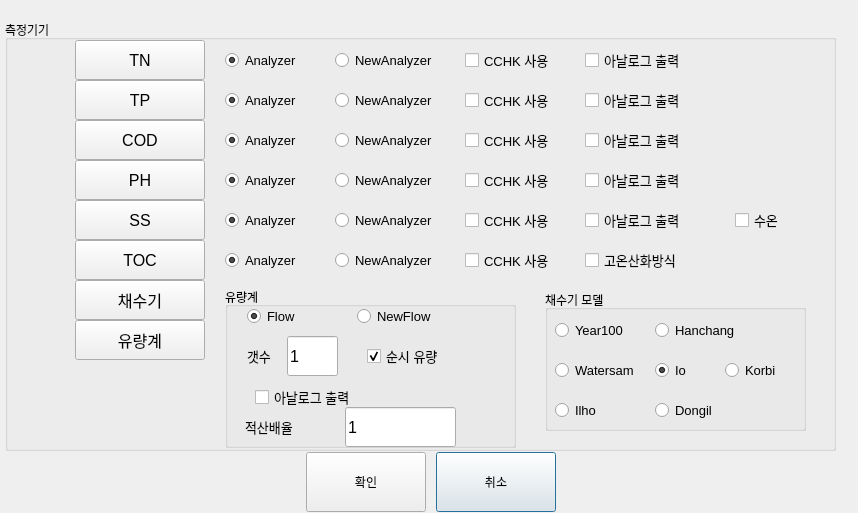
<?xml version="1.0" encoding="UTF-8"?>
<ui version="4.0">
 <class>SensorSelect</class>
 <widget class="QDialog" name="SensorSelect">
  <property name="geometry">
   <rect>
    <x>0</x>
    <y>0</y>
    <width>858</width>
    <height>513</height>
   </rect>
  </property>
  <property name="windowTitle">
   <string>Dialog</string>
  </property>
  <widget class="QPushButton" name="cancel">
   <property name="geometry">
    <rect>
     <x>436</x>
     <y>452</y>
     <width>120</width>
     <height>60</height>
    </rect>
   </property>
   <property name="text">
    <string>취소</string>
   </property>
  </widget>
  <widget class="QPushButton" name="ok">
   <property name="geometry">
    <rect>
     <x>306</x>
     <y>452</y>
     <width>120</width>
     <height>60</height>
    </rect>
   </property>
   <property name="text">
    <string>확인</string>
   </property>
  </widget>
  <widget class="QGroupBox" name="groupBox">
   <property name="geometry">
    <rect>
     <x>5</x>
     <y>20</y>
     <width>831</width>
     <height>431</height>
    </rect>
   </property>
   <property name="title">
    <string>측정기기</string>
   </property>
   <widget class="QPushButton" name="SAMPLER">
    <property name="geometry">
     <rect>
      <x>70</x>
      <y>260</y>
      <width>130</width>
      <height>40</height>
     </rect>
    </property>
    <property name="font">
     <font>
      <pointsize>12</pointsize>
     </font>
    </property>
    <property name="text">
     <string>채수기</string>
    </property>
    <property name="checkable">
     <bool>true</bool>
    </property>
   </widget>
   <widget class="QPushButton" name="TN">
    <property name="geometry">
     <rect>
      <x>70</x>
      <y>20</y>
      <width>130</width>
      <height>40</height>
     </rect>
    </property>
    <property name="font">
     <font>
      <pointsize>12</pointsize>
     </font>
    </property>
    <property name="text">
     <string>TN</string>
    </property>
    <property name="checkable">
     <bool>true</bool>
    </property>
   </widget>
   <widget class="QPushButton" name="COD">
    <property name="geometry">
     <rect>
      <x>70</x>
      <y>100</y>
      <width>130</width>
      <height>40</height>
     </rect>
    </property>
    <property name="font">
     <font>
      <pointsize>12</pointsize>
     </font>
    </property>
    <property name="text">
     <string>COD</string>
    </property>
    <property name="checkable">
     <bool>true</bool>
    </property>
   </widget>
   <widget class="QPushButton" name="FLOW">
    <property name="geometry">
     <rect>
      <x>70</x>
      <y>300</y>
      <width>130</width>
      <height>40</height>
     </rect>
    </property>
    <property name="font">
     <font>
      <pointsize>12</pointsize>
     </font>
    </property>
    <property name="text">
     <string>유량계</string>
    </property>
    <property name="checkable">
     <bool>true</bool>
    </property>
   </widget>
   <widget class="QPushButton" name="TP">
    <property name="geometry">
     <rect>
      <x>70</x>
      <y>60</y>
      <width>130</width>
      <height>40</height>
     </rect>
    </property>
    <property name="font">
     <font>
      <pointsize>12</pointsize>
     </font>
    </property>
    <property name="text">
     <string>TP</string>
    </property>
    <property name="checkable">
     <bool>true</bool>
    </property>
   </widget>
   <widget class="QPushButton" name="PH">
    <property name="geometry">
     <rect>
      <x>70</x>
      <y>140</y>
      <width>130</width>
      <height>40</height>
     </rect>
    </property>
    <property name="font">
     <font>
      <pointsize>12</pointsize>
     </font>
    </property>
    <property name="text">
     <string>PH</string>
    </property>
    <property name="checkable">
     <bool>true</bool>
    </property>
   </widget>
   <widget class="QPushButton" name="SS">
    <property name="geometry">
     <rect>
      <x>70</x>
      <y>180</y>
      <width>130</width>
      <height>40</height>
     </rect>
    </property>
    <property name="font">
     <font>
      <pointsize>12</pointsize>
     </font>
    </property>
    <property name="text">
     <string>SS</string>
    </property>
    <property name="checkable">
     <bool>true</bool>
    </property>
   </widget>
   <widget class="QToolButton" name="TOC">
    <property name="geometry">
     <rect>
      <x>70</x>
      <y>220</y>
      <width>130</width>
      <height>40</height>
     </rect>
    </property>
    <property name="font">
     <font>
      <pointsize>12</pointsize>
     </font>
    </property>
    <property name="text">
     <string>TOC</string>
    </property>
    <property name="checkable">
     <bool>true</bool>
    </property>
   </widget>
   <widget class="QRadioButton" name="tnOld">
    <property name="geometry">
     <rect>
      <x>220</x>
      <y>20</y>
      <width>89</width>
      <height>40</height>
     </rect>
    </property>
    <property name="font">
     <font>
      <pointsize>10</pointsize>
     </font>
    </property>
    <property name="text">
     <string>Analyzer</string>
    </property>
    <property name="checked">
     <bool>true</bool>
    </property>
    <attribute name="buttonGroup">
     <string notr="true">TnGroup</string>
    </attribute>
   </widget>
   <widget class="QRadioButton" name="tnNew">
    <property name="geometry">
     <rect>
      <x>330</x>
      <y>20</y>
      <width>120</width>
      <height>40</height>
     </rect>
    </property>
    <property name="font">
     <font>
      <pointsize>10</pointsize>
     </font>
    </property>
    <property name="text">
     <string>NewAnalyzer</string>
    </property>
    <attribute name="buttonGroup">
     <string notr="true">TnGroup</string>
    </attribute>
   </widget>
   <widget class="QRadioButton" name="tpOld">
    <property name="geometry">
     <rect>
      <x>220</x>
      <y>60</y>
      <width>89</width>
      <height>40</height>
     </rect>
    </property>
    <property name="font">
     <font>
      <pointsize>10</pointsize>
     </font>
    </property>
    <property name="text">
     <string>Analyzer</string>
    </property>
    <property name="checked">
     <bool>true</bool>
    </property>
    <attribute name="buttonGroup">
     <string notr="true">TpGroup</string>
    </attribute>
   </widget>
   <widget class="QRadioButton" name="tpNew">
    <property name="geometry">
     <rect>
      <x>330</x>
      <y>60</y>
      <width>120</width>
      <height>40</height>
     </rect>
    </property>
    <property name="font">
     <font>
      <pointsize>10</pointsize>
     </font>
    </property>
    <property name="text">
     <string>NewAnalyzer</string>
    </property>
    <attribute name="buttonGroup">
     <string notr="true">TpGroup</string>
    </attribute>
   </widget>
   <widget class="QRadioButton" name="codNew">
    <property name="geometry">
     <rect>
      <x>330</x>
      <y>100</y>
      <width>120</width>
      <height>40</height>
     </rect>
    </property>
    <property name="font">
     <font>
      <pointsize>10</pointsize>
     </font>
    </property>
    <property name="text">
     <string>NewAnalyzer</string>
    </property>
    <attribute name="buttonGroup">
     <string notr="true">CodGroup</string>
    </attribute>
   </widget>
   <widget class="QRadioButton" name="codOld">
    <property name="geometry">
     <rect>
      <x>220</x>
      <y>100</y>
      <width>89</width>
      <height>40</height>
     </rect>
    </property>
    <property name="font">
     <font>
      <pointsize>10</pointsize>
     </font>
    </property>
    <property name="text">
     <string>Analyzer</string>
    </property>
    <property name="checked">
     <bool>true</bool>
    </property>
    <attribute name="buttonGroup">
     <string notr="true">CodGroup</string>
    </attribute>
   </widget>
   <widget class="QRadioButton" name="phNew">
    <property name="geometry">
     <rect>
      <x>330</x>
      <y>140</y>
      <width>120</width>
      <height>40</height>
     </rect>
    </property>
    <property name="font">
     <font>
      <pointsize>10</pointsize>
     </font>
    </property>
    <property name="text">
     <string>NewAnalyzer</string>
    </property>
    <attribute name="buttonGroup">
     <string notr="true">PhGroup</string>
    </attribute>
   </widget>
   <widget class="QRadioButton" name="phOld">
    <property name="geometry">
     <rect>
      <x>220</x>
      <y>140</y>
      <width>89</width>
      <height>40</height>
     </rect>
    </property>
    <property name="font">
     <font>
      <pointsize>10</pointsize>
     </font>
    </property>
    <property name="text">
     <string>Analyzer</string>
    </property>
    <property name="checked">
     <bool>true</bool>
    </property>
    <attribute name="buttonGroup">
     <string notr="true">PhGroup</string>
    </attribute>
   </widget>
   <widget class="QRadioButton" name="ssNew">
    <property name="geometry">
     <rect>
      <x>330</x>
      <y>180</y>
      <width>120</width>
      <height>40</height>
     </rect>
    </property>
    <property name="font">
     <font>
      <pointsize>10</pointsize>
     </font>
    </property>
    <property name="text">
     <string>NewAnalyzer</string>
    </property>
    <attribute name="buttonGroup">
     <string notr="true">SsGroup</string>
    </attribute>
   </widget>
   <widget class="QRadioButton" name="ssOld">
    <property name="geometry">
     <rect>
      <x>220</x>
      <y>180</y>
      <width>89</width>
      <height>40</height>
     </rect>
    </property>
    <property name="font">
     <font>
      <pointsize>10</pointsize>
     </font>
    </property>
    <property name="text">
     <string>Analyzer</string>
    </property>
    <property name="checked">
     <bool>true</bool>
    </property>
    <attribute name="buttonGroup">
     <string notr="true">SsGroup</string>
    </attribute>
   </widget>
   <widget class="QRadioButton" name="tocNew">
    <property name="geometry">
     <rect>
      <x>330</x>
      <y>220</y>
      <width>120</width>
      <height>40</height>
     </rect>
    </property>
    <property name="font">
     <font>
      <pointsize>10</pointsize>
     </font>
    </property>
    <property name="text">
     <string>NewAnalyzer</string>
    </property>
    <attribute name="buttonGroup">
     <string notr="true">TocGroup</string>
    </attribute>
   </widget>
   <widget class="QRadioButton" name="tocOld">
    <property name="geometry">
     <rect>
      <x>220</x>
      <y>220</y>
      <width>89</width>
      <height>40</height>
     </rect>
    </property>
    <property name="font">
     <font>
      <pointsize>10</pointsize>
     </font>
    </property>
    <property name="text">
     <string>Analyzer</string>
    </property>
    <property name="checked">
     <bool>true</bool>
    </property>
    <attribute name="buttonGroup">
     <string notr="true">TocGroup</string>
    </attribute>
   </widget>
   <widget class="QGroupBox" name="groupBox_2">
    <property name="geometry">
     <rect>
      <x>540</x>
      <y>270</y>
      <width>261</width>
      <height>141</height>
     </rect>
    </property>
    <property name="title">
     <string>채수기 모델</string>
    </property>
    <widget class="QRadioButton" name="Io">
     <property name="geometry">
      <rect>
       <x>110</x>
       <y>60</y>
       <width>51</width>
       <height>40</height>
      </rect>
     </property>
     <property name="font">
      <font>
       <pointsize>10</pointsize>
      </font>
     </property>
     <property name="text">
      <string>Io</string>
     </property>
     <property name="checked">
      <bool>true</bool>
     </property>
     <attribute name="buttonGroup">
      <string notr="true">SamModelGroup</string>
     </attribute>
    </widget>
    <widget class="QRadioButton" name="Hanchang">
     <property name="geometry">
      <rect>
       <x>110</x>
       <y>20</y>
       <width>91</width>
       <height>40</height>
      </rect>
     </property>
     <property name="font">
      <font>
       <pointsize>10</pointsize>
      </font>
     </property>
     <property name="text">
      <string>Hanchang</string>
     </property>
     <attribute name="buttonGroup">
      <string notr="true">SamModelGroup</string>
     </attribute>
    </widget>
    <widget class="QRadioButton" name="Watersam">
     <property name="geometry">
      <rect>
       <x>10</x>
       <y>60</y>
       <width>91</width>
       <height>40</height>
      </rect>
     </property>
     <property name="font">
      <font>
       <pointsize>10</pointsize>
      </font>
     </property>
     <property name="text">
      <string>Watersam</string>
     </property>
     <attribute name="buttonGroup">
      <string notr="true">SamModelGroup</string>
     </attribute>
    </widget>
    <widget class="QRadioButton" name="Year100">
     <property name="geometry">
      <rect>
       <x>10</x>
       <y>20</y>
       <width>81</width>
       <height>40</height>
      </rect>
     </property>
     <property name="font">
      <font>
       <pointsize>10</pointsize>
      </font>
     </property>
     <property name="text">
      <string>Year100</string>
     </property>
     <attribute name="buttonGroup">
      <string notr="true">SamModelGroup</string>
     </attribute>
    </widget>
    <widget class="QRadioButton" name="Korbi">
     <property name="geometry">
      <rect>
       <x>180</x>
       <y>60</y>
       <width>71</width>
       <height>40</height>
      </rect>
     </property>
     <property name="font">
      <font>
       <pointsize>10</pointsize>
      </font>
     </property>
     <property name="text">
      <string>Korbi</string>
     </property>
     <attribute name="buttonGroup">
      <string notr="true">SamModelGroup</string>
     </attribute>
    </widget>
    <widget class="QRadioButton" name="Ilho">
     <property name="geometry">
      <rect>
       <x>10</x>
       <y>100</y>
       <width>71</width>
       <height>40</height>
      </rect>
     </property>
     <property name="font">
      <font>
       <pointsize>10</pointsize>
      </font>
     </property>
     <property name="text">
      <string>Ilho</string>
     </property>
     <attribute name="buttonGroup">
      <string notr="true">SamModelGroup</string>
     </attribute>
    </widget>
    <widget class="QRadioButton" name="Dongil">
     <property name="geometry">
      <rect>
       <x>110</x>
       <y>100</y>
       <width>71</width>
       <height>40</height>
      </rect>
     </property>
     <property name="font">
      <font>
       <pointsize>10</pointsize>
      </font>
     </property>
     <property name="text">
      <string>Dongil</string>
     </property>
     <attribute name="buttonGroup">
      <string notr="true">SamModelGroup</string>
     </attribute>
    </widget>
   </widget>
   <widget class="QCheckBox" name="TnCchk">
    <property name="geometry">
     <rect>
      <x>460</x>
      <y>20</y>
      <width>110</width>
      <height>40</height>
     </rect>
    </property>
    <property name="font">
     <font>
      <pointsize>10</pointsize>
     </font>
    </property>
    <property name="text">
     <string>CCHK 사용</string>
    </property>
   </widget>
   <widget class="QCheckBox" name="TpCchk">
    <property name="geometry">
     <rect>
      <x>460</x>
      <y>60</y>
      <width>110</width>
      <height>40</height>
     </rect>
    </property>
    <property name="font">
     <font>
      <pointsize>10</pointsize>
     </font>
    </property>
    <property name="text">
     <string>CCHK 사용</string>
    </property>
   </widget>
   <widget class="QCheckBox" name="CodCchk">
    <property name="geometry">
     <rect>
      <x>460</x>
      <y>100</y>
      <width>110</width>
      <height>40</height>
     </rect>
    </property>
    <property name="font">
     <font>
      <pointsize>10</pointsize>
     </font>
    </property>
    <property name="text">
     <string>CCHK 사용</string>
    </property>
   </widget>
   <widget class="QCheckBox" name="PhCchk">
    <property name="geometry">
     <rect>
      <x>460</x>
      <y>140</y>
      <width>110</width>
      <height>40</height>
     </rect>
    </property>
    <property name="font">
     <font>
      <pointsize>10</pointsize>
     </font>
    </property>
    <property name="text">
     <string>CCHK 사용</string>
    </property>
   </widget>
   <widget class="QCheckBox" name="SsCchk">
    <property name="geometry">
     <rect>
      <x>460</x>
      <y>180</y>
      <width>110</width>
      <height>40</height>
     </rect>
    </property>
    <property name="font">
     <font>
      <pointsize>10</pointsize>
     </font>
    </property>
    <property name="text">
     <string>CCHK 사용</string>
    </property>
   </widget>
   <widget class="QCheckBox" name="TocCchk">
    <property name="geometry">
     <rect>
      <x>460</x>
      <y>220</y>
      <width>110</width>
      <height>40</height>
     </rect>
    </property>
    <property name="font">
     <font>
      <pointsize>10</pointsize>
     </font>
    </property>
    <property name="text">
     <string>CCHK 사용</string>
    </property>
   </widget>
   <widget class="QCheckBox" name="Analog_tn">
    <property name="geometry">
     <rect>
      <x>580</x>
      <y>20</y>
      <width>140</width>
      <height>40</height>
     </rect>
    </property>
    <property name="font">
     <font>
      <pointsize>10</pointsize>
     </font>
    </property>
    <property name="text">
     <string>아날로그 출력</string>
    </property>
   </widget>
   <widget class="QCheckBox" name="Analog_tp">
    <property name="geometry">
     <rect>
      <x>580</x>
      <y>60</y>
      <width>140</width>
      <height>40</height>
     </rect>
    </property>
    <property name="font">
     <font>
      <pointsize>10</pointsize>
     </font>
    </property>
    <property name="text">
     <string>아날로그 출력</string>
    </property>
   </widget>
   <widget class="QCheckBox" name="Analog_cod">
    <property name="geometry">
     <rect>
      <x>580</x>
      <y>100</y>
      <width>140</width>
      <height>40</height>
     </rect>
    </property>
    <property name="font">
     <font>
      <pointsize>10</pointsize>
     </font>
    </property>
    <property name="text">
     <string>아날로그 출력</string>
    </property>
   </widget>
   <widget class="QCheckBox" name="Analog_ph">
    <property name="geometry">
     <rect>
      <x>580</x>
      <y>140</y>
      <width>140</width>
      <height>40</height>
     </rect>
    </property>
    <property name="font">
     <font>
      <pointsize>10</pointsize>
     </font>
    </property>
    <property name="text">
     <string>아날로그 출력</string>
    </property>
   </widget>
   <widget class="QCheckBox" name="Analog_ss">
    <property name="geometry">
     <rect>
      <x>580</x>
      <y>180</y>
      <width>131</width>
      <height>40</height>
     </rect>
    </property>
    <property name="font">
     <font>
      <pointsize>10</pointsize>
     </font>
    </property>
    <property name="text">
     <string>아날로그 출력</string>
    </property>
   </widget>
   <widget class="QCheckBox" name="Analog_toc">
    <property name="geometry">
     <rect>
      <x>580</x>
      <y>220</y>
      <width>241</width>
      <height>40</height>
     </rect>
    </property>
    <property name="font">
     <font>
      <pointsize>10</pointsize>
     </font>
    </property>
    <property name="text">
     <string>고온산화방식</string>
    </property>
   </widget>
   <widget class="QGroupBox" name="groupBox_3">
    <property name="geometry">
     <rect>
      <x>220</x>
      <y>267</y>
      <width>291</width>
      <height>161</height>
     </rect>
    </property>
    <property name="title">
     <string>유량계</string>
    </property>
    <widget class="QCheckBox" name="Analog_flow">
     <property name="geometry">
      <rect>
       <x>30</x>
       <y>90</y>
       <width>181</width>
       <height>40</height>
      </rect>
     </property>
     <property name="font">
      <font>
       <pointsize>10</pointsize>
      </font>
     </property>
     <property name="text">
      <string>아날로그 출력</string>
     </property>
    </widget>
    <widget class="NumEdit" name="num">
     <property name="geometry">
      <rect>
       <x>62</x>
       <y>49</y>
       <width>51</width>
       <height>40</height>
      </rect>
     </property>
     <property name="font">
      <font>
       <pointsize>12</pointsize>
      </font>
     </property>
     <property name="text">
      <string>1</string>
     </property>
    </widget>
    <widget class="QCheckBox" name="rate">
     <property name="geometry">
      <rect>
       <x>142</x>
       <y>49</y>
       <width>101</width>
       <height>40</height>
      </rect>
     </property>
     <property name="font">
      <font>
       <pointsize>10</pointsize>
      </font>
     </property>
     <property name="text">
      <string>순시 유량</string>
     </property>
     <property name="checked">
      <bool>true</bool>
     </property>
    </widget>
    <widget class="QRadioButton" name="flowNew">
     <property name="geometry">
      <rect>
       <x>132</x>
       <y>9</y>
       <width>100</width>
       <height>40</height>
      </rect>
     </property>
     <property name="font">
      <font>
       <pointsize>10</pointsize>
      </font>
     </property>
     <property name="text">
      <string>NewFlow</string>
     </property>
     <attribute name="buttonGroup">
      <string notr="true">FlowGroup</string>
     </attribute>
    </widget>
    <widget class="QLabel" name="label_2">
     <property name="geometry">
      <rect>
       <x>22</x>
       <y>49</y>
       <width>51</width>
       <height>40</height>
      </rect>
     </property>
     <property name="font">
      <font>
       <pointsize>10</pointsize>
      </font>
     </property>
     <property name="text">
      <string>갯수</string>
     </property>
    </widget>
    <widget class="QRadioButton" name="flowOld">
     <property name="geometry">
      <rect>
       <x>22</x>
       <y>9</y>
       <width>89</width>
       <height>40</height>
      </rect>
     </property>
     <property name="font">
      <font>
       <pointsize>10</pointsize>
      </font>
     </property>
     <property name="text">
      <string>Flow</string>
     </property>
     <property name="checked">
      <bool>true</bool>
     </property>
     <attribute name="buttonGroup">
      <string notr="true">FlowGroup</string>
     </attribute>
    </widget>
    <widget class="QLabel" name="label_3">
     <property name="geometry">
      <rect>
       <x>20</x>
       <y>120</y>
       <width>81</width>
       <height>40</height>
      </rect>
     </property>
     <property name="font">
      <font>
       <pointsize>10</pointsize>
      </font>
     </property>
     <property name="text">
      <string>적산배율</string>
     </property>
    </widget>
    <widget class="NumEdit" name="ratio">
     <property name="geometry">
      <rect>
       <x>120</x>
       <y>120</y>
       <width>111</width>
       <height>40</height>
      </rect>
     </property>
     <property name="font">
      <font>
       <pointsize>12</pointsize>
      </font>
     </property>
     <property name="text">
      <string>1</string>
     </property>
    </widget>
   </widget>
   <widget class="QCheckBox" name="WaterTemp_ss">
    <property name="geometry">
     <rect>
      <x>730</x>
      <y>180</y>
      <width>61</width>
      <height>40</height>
     </rect>
    </property>
    <property name="font">
     <font>
      <pointsize>10</pointsize>
     </font>
    </property>
    <property name="text">
     <string>수온</string>
    </property>
   </widget>
  </widget>
 </widget>
 <customwidgets>
  <customwidget>
   <class>NumEdit</class>
   <extends>QLineEdit</extends>
   <header location="global">numedit.h</header>
  </customwidget>
 </customwidgets>
 <resources/>
 <connections>
  <connection>
   <sender>cancel</sender>
   <signal>clicked()</signal>
   <receiver>SensorSelect</receiver>
   <slot>reject()</slot>
   <hints>
    <hint type="sourcelabel">
     <x>275</x>
     <y>311</y>
    </hint>
    <hint type="destinationlabel">
     <x>198</x>
     <y>176</y>
    </hint>
   </hints>
  </connection>
 </connections>
 <buttongroups>
  <buttongroup name="CodGroup"/>
  <buttongroup name="SsGroup"/>
  <buttongroup name="TocGroup"/>
  <buttongroup name="TnGroup"/>
  <buttongroup name="FlowGroup"/>
  <buttongroup name="TpGroup"/>
  <buttongroup name="SamModelGroup"/>
  <buttongroup name="PhGroup"/>
 </buttongroups>
</ui>
